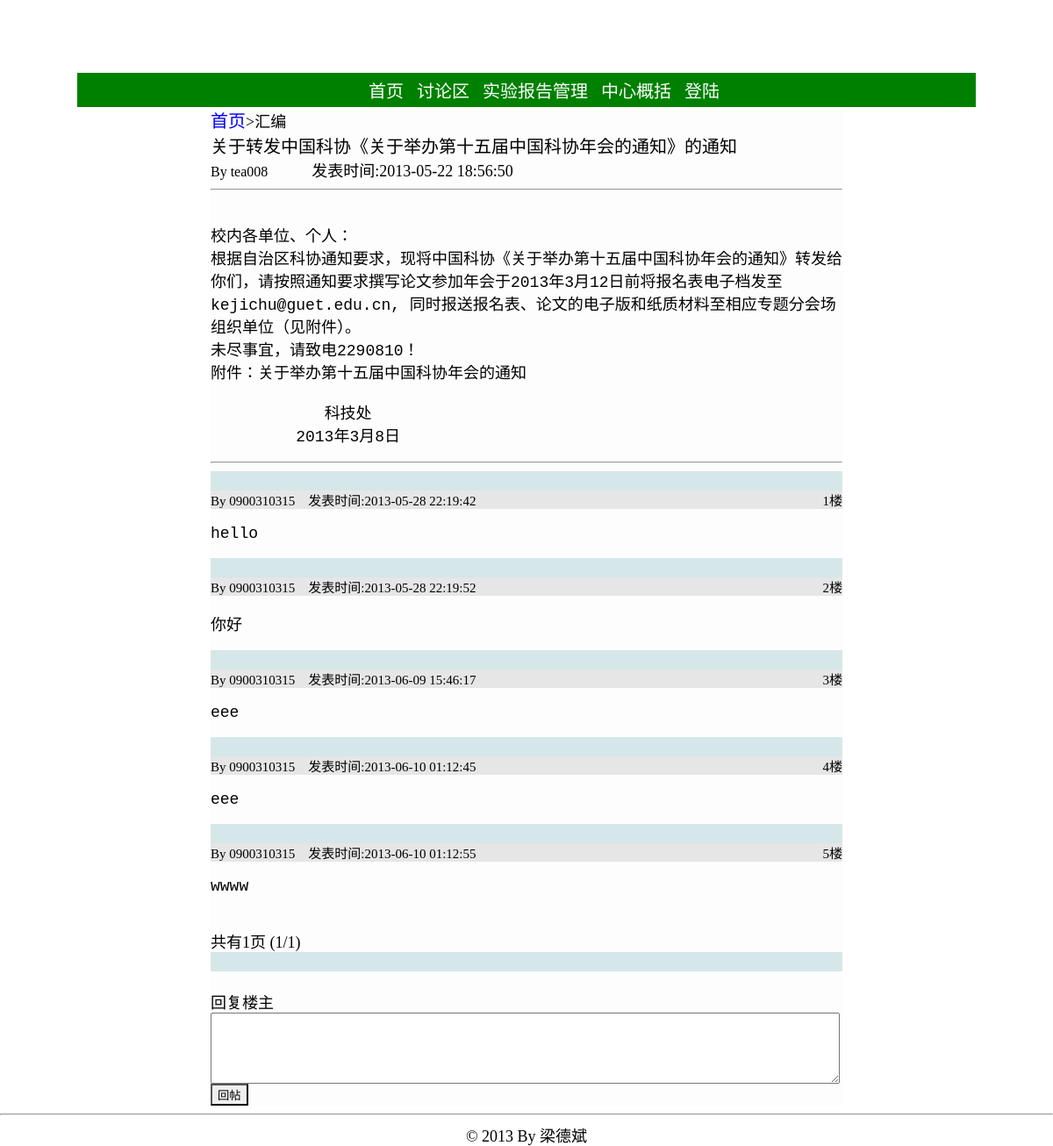
Screenshot of /bbs.php?topic=89 with the database file from the repository.
### tables this page shows
CREATE TABLE `topic` (
  `post_id` int(11) NOT NULL AUTO_INCREMENT,
  `sort` varchar(4) DEFAULT NULL,
  `title` varchar(80) NOT NULL,
  `author` varchar(12) DEFAULT NULL,
  `body` varchar(1000) NOT NULL,
  `post_time` datetime DEFAULT NULL,
  `last_floor` int(11) DEFAULT NULL,
  `last_reply_time` datetime DEFAULT NULL,
  `visible` tinyint(4) DEFAULT NULL,
  `enable_post` tinyint(4) DEFAULT NULL,
  `top` tinyint(4) DEFAULT NULL,
  PRIMARY KEY (`post_id`)
);

CREATE TABLE `sort` (
  `id` int(11) NOT NULL AUTO_INCREMENT,
  `name` varchar(10) DEFAULT NULL,
  PRIMARY KEY (`id`)
);

CREATE TABLE `reply` (
  `reply_id` int(11) NOT NULL AUTO_INCREMENT,
  `author` varchar(12) DEFAULT NULL,
  `body` varchar(600) NOT NULL,
  `reply_time` datetime DEFAULT NULL,
  `floor` int(11) DEFAULT NULL,
  `post_id` int(11) DEFAULT NULL,
  PRIMARY KEY (`reply_id`)
);

### bbs.php (the view, shortened to what this page needs)
<!DOCTYPE html PUBLIC "-//W3C//DTD XHTML 1.0 Transitional//EN" "http://www.w3.org/TR/xhtml1/DTD/xhtml1-transitional.dtd">
<html>
<head>
<link rel="stylesheet" type="text/css" href="./static/css/global.css"></link>
</head>
<?php
include './config.php';
?>
<div style="background-image:url(./static/image/topback.jpg);width:1024px;height:80px;margin-left: auto; margin-right: auto;"></div>
<div class="sep3"></div>
<div class="nav">
	<ul class="nav_mid" >
		<li><a href="./index.php" class="font_white">首页</a></li>
		<li><a href="./bbs.php" class="font_white">讨论区</a></li>
		<li><a href="./report.php" class="font_white">实验报告管理</a></li>
			<li><a href="./about_center.php" class="font_white">中心概括</a></li>
			<?php
			if (! isset ( $_SESSION ['user'] ) || NULL == $_SESSION ['user']) {
				echo "<li><a href='./login.php' class='font_white'>登陆</a></li>";
			} else {
				echo "<li><a href='./login.php?action=logout' class='font_white'>退出</a></li>";
			}
			?>
		</ul>
</div>
<div id='topMain'>
<?php
if (isset ( $_REQUEST ['topic'] )) {
	echo "<span style='height:30px;'>";
	echo "<a href=./bbs.php style=''>首页</a>";
	echo "</span>";
	$post_id = $_REQUEST ['topic'];
	$queryStr = sprintf ( "select  *  from topic,sort where post_id='%s' and topic.sort=sort.id", $post_id );
	$result = mysql_query ( $queryStr, $conn ) or die ( "查询失败:" . mysql_error () );
	if ($rel = mysql_fetch_array ( $result )) {
		echo "<span>>{$rel['name']}</span><br />";
		echo "<span class=post_title>{$rel['title']}</span>";
		echo "<br /><span style='font-size:16px;'>By {$rel['author']}</span>";
		echo "<span style='margin-left:50px;'>发表时间:{$rel['post_time']}<span>";
		echo '<hr />';
		echo '<div class=sep10></div>';
		echo '<pre style="width:720px;">';
		echo htmlspecialchars(stripslashes($rel ['body']));
		echo '</pre>';
		echo '<hr />';
		$page_size = 10;
		$reply_page = isset ( $_REQUEST ['reply_page'] )?intval($_REQUEST ['reply_page']):1;
		$queryStr = sprintf ( "select  count(reply_id)  from reply where post_id='%s'", $post_id );
		$result2 = mysql_query ( $queryStr, $conn ) or die ( "查询失败:" . mysql_error () );
		$rel2 = mysql_fetch_array ( $result2 );
		$numrows = $rel2 [0];
		$reply_pages = intval ( $numrows / $page_size );
		if ($numrows % $page_size) {
			$reply_pages ++;
		}
		$offset = $page_size * ($reply_page - 1);
		$queryStr = sprintf ( "select  *  from reply where post_id='%s'  order by floor asc limit %s,%s", $post_id, $offset, $page_size );
		$result3 = mysql_query ( $queryStr, $conn ) or die ( "查询失败:" . mysql_error () );
		if ($rel3 = mysql_fetch_array ( $result3 )) {
			do {
				echo '<div class=bg_color></div>';
				echo "<div class=author>";
				echo "<span >By {$rel3['author']}&nbsp&nbsp&nbsp&nbsp</span>";
				echo "<span >发表时间:{$rel3['reply_time']}&nbsp&nbsp&nbsp&nbsp<span>";
				echo "<span style='float:right;'>{$rel3['floor']}楼<span>";
				echo "</div>";
				echo "<pre>";
				echo htmlspecialchars(stripslashes($rel3['body']));
				echo "</pre>";
			} while ( $rel3 = mysql_fetch_array ( $result3 ) );
			echo '<br />';
			echo "共有{$reply_pages}页 ({$reply_page}/{$reply_pages})";
		} else {
		}
		echo '<div class=bg_color></div>';
		echo '<br />回复楼主<br />';
		echo "<form method='get' action='./bbs/post_deal.php'>";
		echo "<textarea name=reply_body cols=87 rows=5 style='width:720;height:80;'></textarea>";
		echo '<br />';
		echo "<input class=button type=submit value=回帖></input>";
		echo '</form>';
	}
	else {
		echo '<br /><br />帖子不存在';
	}
}
?>
</div>
<div style="clear: both; text-align: center;">
	<hr />
	© 2013 By 梁德斌
</div>
</html>

### static/css/global.css (style rules this page uses)
#topMain { width: 720px; height: 40px; text-align: left; margin-left: auto; margin-right: auto; margin-bottom: 0px; margin-top: 0px; height:auto; background-color:rgb(253,253,253); }
a { text-decoration:none; }
.sep3 { height: 3px; }
.sep10 { height: 10px; }
.button { background-image:url(../image/bg2.jpg) }
.post_title { font-size:20px; }
a { font-size:20px; }
.author { font-size:15px; background-color:rgb(230,230,230); }
.bg_color { height:22px; background-color:rgb(213, 231, 233); }
pre { font-size:18px; white-space: pre-wrap; word-wrap: break-word; }
.nav { margin-left: auto; margin-right: auto; width: 1024px; text-align: center; background-color:green; }
ul { font-size:20px; list-style:none; }
ul.nav_mid { padding-top:5px; padding-bottom:5px; margin:0px; }
.nav_mid li { display:inline; height:inherit; margin:5px; }
.font_white { color:white; }

### rows the page displays
topic: sort.name "汇编", title "关于转发中国科协《关于举办第十五届中国科协年会的通知》的通知", author "tea008", post_time "2013-05-22 18:56:50", body "校内各单位、个人： 根据自治区科协通知要求，现将中国科协《关于举办第十五届中国科协年会的通知》转发给你们，请按照通知要求撰写论文参加年会于2013年3月12日前将报名表电子档发至kejichu@guet.edu.cn, 同时报送报名表、论文的电子版和纸质材料至相应专题分会场组织单位（见附件）。 未尽事宜，请致电2290810！ 附件：关于举办第十五届中国科协年会的通知 科技处 2013年3月8日"
reply: author "0900310315", reply_time "2013-05-28 22:19:42", floor "1", body "hello"
reply: author "0900310315", reply_time "2013-05-28 22:19:52", floor "2", body "你好"
reply: author "0900310315", reply_time "2013-06-09 15:46:17", floor "3", body "eee"
reply: author "0900310315", reply_time "2013-06-10 01:12:45", floor "4", body "eee"
reply: author "0900310315", reply_time "2013-06-10 01:12:55", floor "5", body "wwww"

### other values shown
$reply_pages "1"
$reply_page "1"
